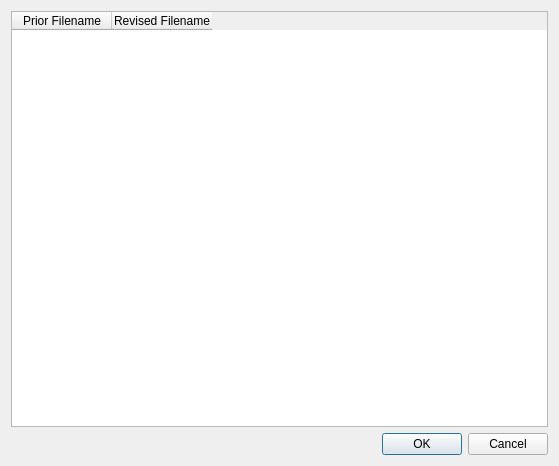
<?xml version="1.0" encoding="UTF-8"?>
<ui version="4.0">
 <class>RETable</class>
 <widget class="QDialog" name="RETable">
  <property name="geometry">
   <rect>
    <x>0</x>
    <y>0</y>
    <width>559</width>
    <height>466</height>
   </rect>
  </property>
  <property name="windowTitle">
   <string>Rename Table</string>
  </property>
  <layout class="QVBoxLayout" name="verticalLayout">
   <item>
    <widget class="QTableWidget" name="tableWidget">
     <property name="sizePolicy">
      <sizepolicy hsizetype="Expanding" vsizetype="Expanding">
       <horstretch>0</horstretch>
       <verstretch>1</verstretch>
      </sizepolicy>
     </property>
     <property name="cornerButtonEnabled">
      <bool>true</bool>
     </property>
     <attribute name="horizontalHeaderCascadingSectionResizes">
      <bool>true</bool>
     </attribute>
     <attribute name="verticalHeaderCascadingSectionResizes">
      <bool>true</bool>
     </attribute>
     <column>
      <property name="text">
       <string>Prior Filename</string>
      </property>
     </column>
     <column>
      <property name="text">
       <string>Revised Filename</string>
      </property>
     </column>
    </widget>
   </item>
   <item>
    <widget class="QDialogButtonBox" name="buttonBox">
     <property name="orientation">
      <enum>Qt::Horizontal</enum>
     </property>
     <property name="standardButtons">
      <set>QDialogButtonBox::Cancel|QDialogButtonBox::Ok</set>
     </property>
    </widget>
   </item>
  </layout>
 </widget>
 <resources/>
 <connections>
  <connection>
   <sender>buttonBox</sender>
   <signal>accepted()</signal>
   <receiver>RETable</receiver>
   <slot>accept()</slot>
   <hints>
    <hint type="sourcelabel">
     <x>248</x>
     <y>254</y>
    </hint>
    <hint type="destinationlabel">
     <x>157</x>
     <y>274</y>
    </hint>
   </hints>
  </connection>
  <connection>
   <sender>buttonBox</sender>
   <signal>rejected()</signal>
   <receiver>RETable</receiver>
   <slot>reject()</slot>
   <hints>
    <hint type="sourcelabel">
     <x>316</x>
     <y>260</y>
    </hint>
    <hint type="destinationlabel">
     <x>286</x>
     <y>274</y>
    </hint>
   </hints>
  </connection>
 </connections>
</ui>
